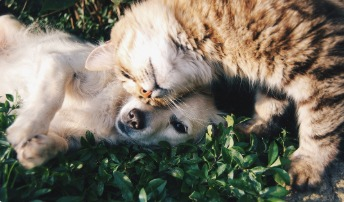
#> input picture ManipulacaoImagem/tensor.jpeg, 344 x 202 px, found by its file name
$ python Cisalhamento.py
#> lines starting #> are read from the running program, lines starting #| are printed output that depends on the picture
from PIL import Image
import numpy as np

# 1. Carregar a imagem e transformar em array Numpy
caminho_entrada = r"C:\Users\Maria\Desktop\CG\tensor.jpeg"
imagem = Image.open(caminho_entrada)
#> imagem is the input picture: PIL image 344x202 RGB; mean R, G, B 122, 115.6, 101.6
arr = np.array(imagem)
# shape: (altura, largura, canais)

altura, largura = arr.shape[:2]  # altura e largura originais da imagem
#> altura = 202; largura = 344
print(f"Original: shape Numpy: {arr.shape} (altura, largura, canais)")
#| Original: shape Numpy: (202, 344, 3) (altura, largura, canais)

# 2. Definir o fator de cisalhamento horizontal. shx = 0.3 significa: cada linha e desloca
# 0.3 vezes a altura da imagem para a direita (ou esquerda se negativo)
# A linha do topo (y=0) fica parada; a de baixo (y=altura-1) e a mais deslocada.
shx = 0.3  # fator de cisalhamento horizontal

# 3. Calcular a nova largura para que a imagem cisalhada caiba na tela.
deslocamento_max = int(np.ceil(shx * (altura - 1)))  # deslocamento máximo em pixels
#> deslocamento_max = 61
nova_largura = largura + deslocamento_max  # nova largura da imagem cisalhada
#> nova_largura = 405

# 4. Cisalhamento em Numpy usando MAPEAMENTO INVERSO:
# Para cada pixel de SAIDA(x_out, y_out), calcula de qual pixel da ENTRADA ele veio,
# aplicando a inversa da transformação: x_in = x_out - shx * y_out.
# Isso evita "buracos" caso fizessemos o mapeamento direto.
y_out, x_out = np.indices((altura, nova_largura))  # malhas de coordenadas de saída
x_in = (x_out - shx * y_out).astype(int)  # vizinho mais próximo (nearest neighbor)

# 5. Máscara: pixels cuja coordenada de origem cai dentro da imagem original.
# Os que ficam fora viram fundo (preto por padrão, pois o canvas começa zerado).
valido = (x_in >= 0) & (x_in < largura)  # True se o pixel de saída tem origem válida

# 6. Montar a imagem de saída usando indexação avançada do Numpy (sem loops).
arr_cisalhado = np.zeros(shape=(altura, nova_largura, 3), dtype=arr.dtype)
arr_cisalhado[valido] = arr[y_out[valido], x_in[valido]]
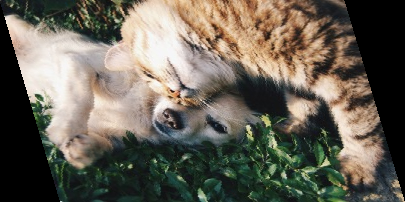
#> arr_cisalhado: shape (202, 405, 3); mean R, G, B 103.9, 98.4, 86.6


print(f"Cisalhado: shape Numpy: {arr_cisalhado.shape} (altura aumenta em {deslocamento_max} px)")
#| Cisalhado: shape Numpy: (202, 405, 3) (altura aumenta em 61 px)

# 7. Voltar para PIL só para salvar em disco
caminho_saida = r"C:\Users\Maria\Desktop\CG\tensor_cisalhado.jpeg"
Image.fromarray(arr_cisalhado).save(caminho_saida)

print(f"Imagem cisalhada salva com sucesso!")

$ run again, with ManipulacaoImagem/pup.jpeg copied over ManipulacaoImagem/tensor.jpeg
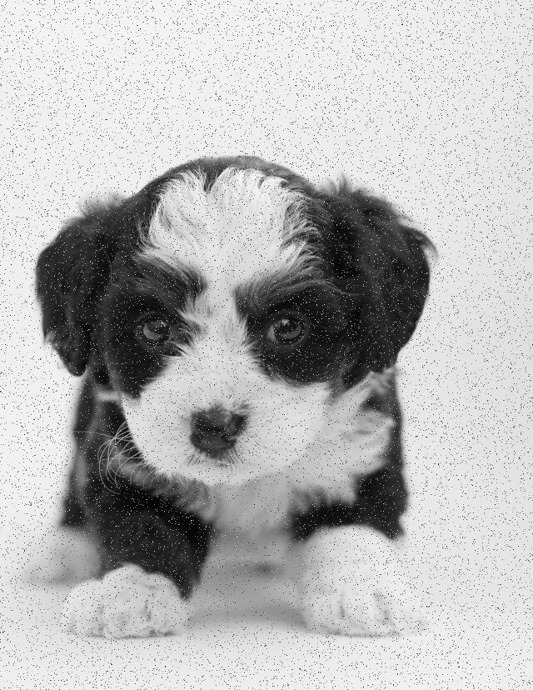
#> input picture ManipulacaoImagem/pup.jpeg, 533 x 690 px, found by its file name
#> imagem is the input picture: PIL image 533x690 RGB; min 0, max 255, mean 182.4
#| Original: shape Numpy: (690, 533, 3) (altura, largura, canais)
#> `arr_cisalhado[valido] = arr[y_out[valido], x_in[valido]]`:
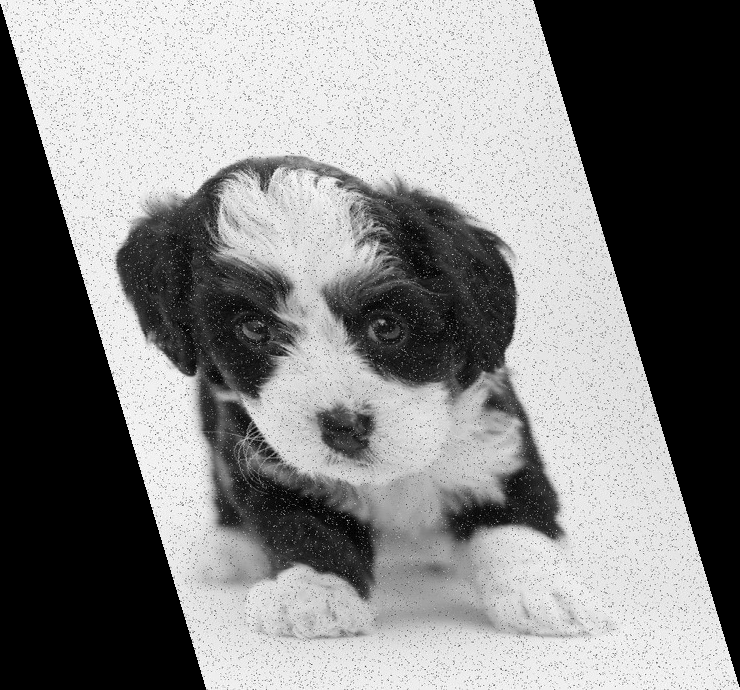
#> arr_cisalhado: shape (690, 740, 3); min 0, max 255, mean 131.7
#| Cisalhado: shape Numpy: (690, 740, 3) (altura aumenta em 207 px)

$ run again, with ManipulacaoImagem/puppy.jpeg copied over ManipulacaoImagem/tensor.jpeg
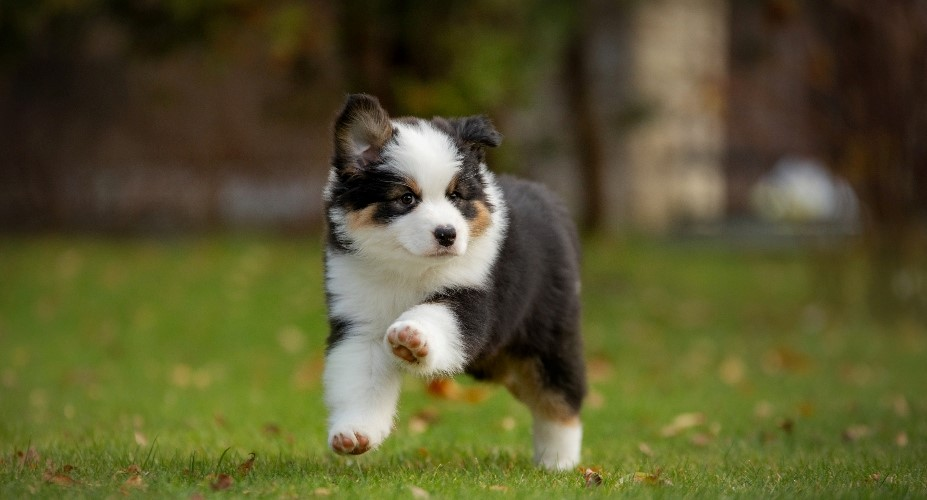
#> input picture ManipulacaoImagem/puppy.jpeg, 927 x 500 px, found by its file name
#> imagem is the input picture: PIL image 927x500 RGB; mean R, G, B 88.2, 85.8, 46.3
#| Original: shape Numpy: (500, 927, 3) (altura, largura, canais)
#> `arr_cisalhado[valido] = arr[y_out[valido], x_in[valido]]`:
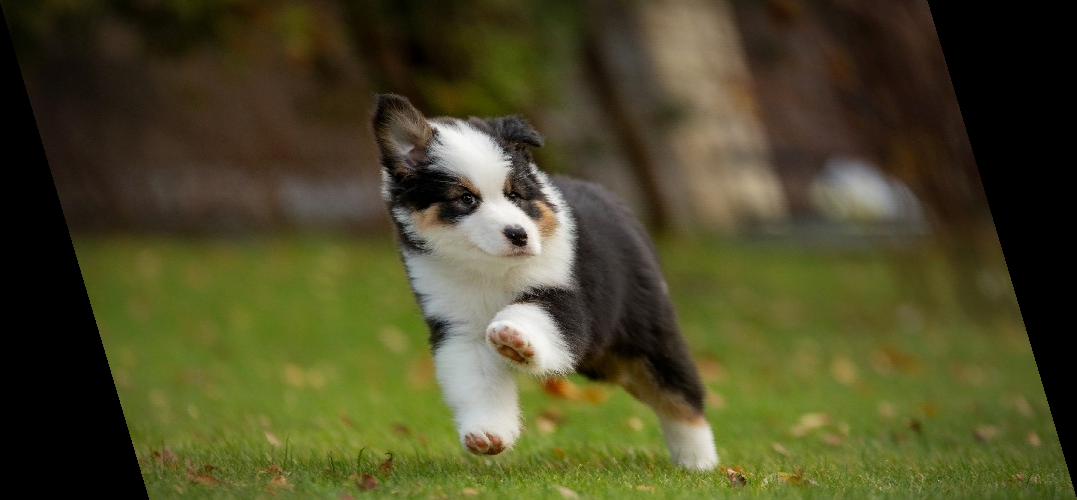
#> arr_cisalhado: shape (500, 1077, 3); mean R, G, B 76, 73.9, 39.8
#| Cisalhado: shape Numpy: (500, 1077, 3) (altura aumenta em 150 px)

$ run again, with ManipulacaoImagem/sheep.jpeg copied over ManipulacaoImagem/tensor.jpeg
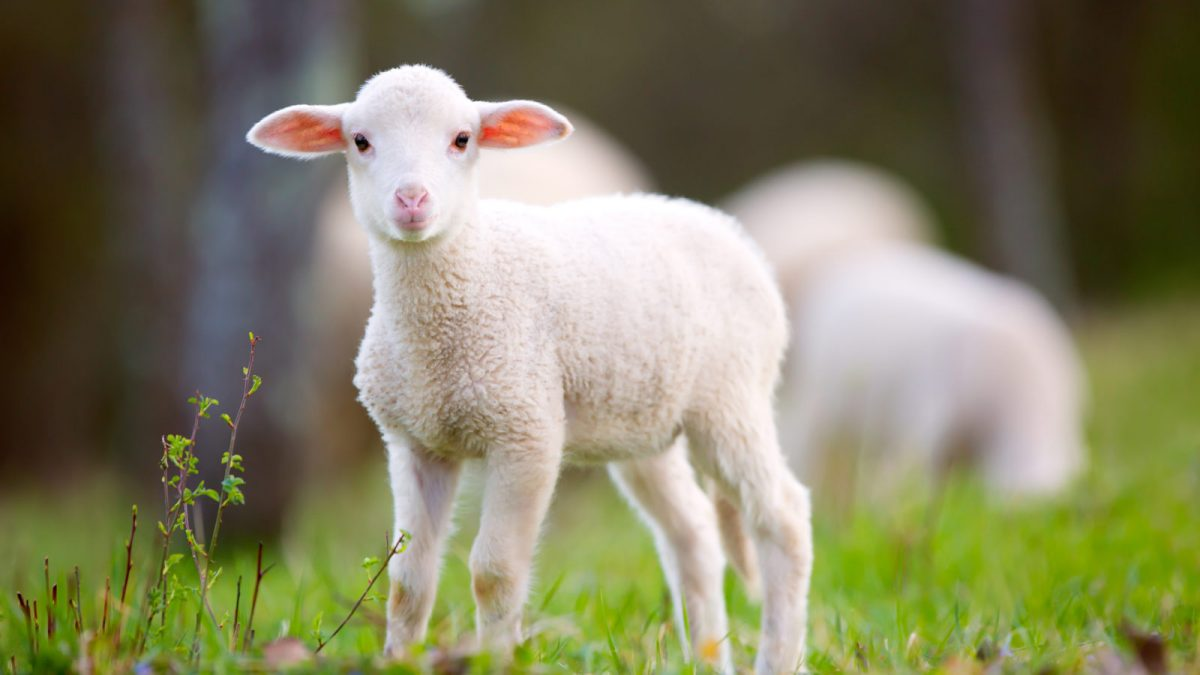
#> input picture ManipulacaoImagem/sheep.jpeg, 1200 x 675 px, found by its file name
#> imagem is the input picture: PIL image 1200x675 RGB; mean R, G, B 130.2, 127.9, 98.1
#| Original: shape Numpy: (675, 1200, 3) (altura, largura, canais)
#> `arr_cisalhado[valido] = arr[y_out[valido], x_in[valido]]`:
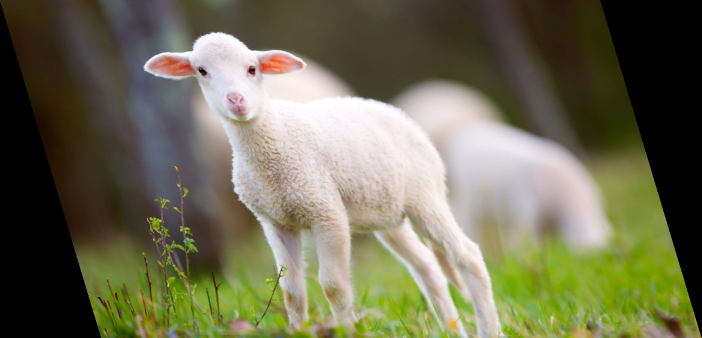
#> arr_cisalhado: shape (675, 1403, 3) (shown at 1/2 size); mean R, G, B 111.4, 109.5, 84
#| Cisalhado: shape Numpy: (675, 1403, 3) (altura aumenta em 203 px)
